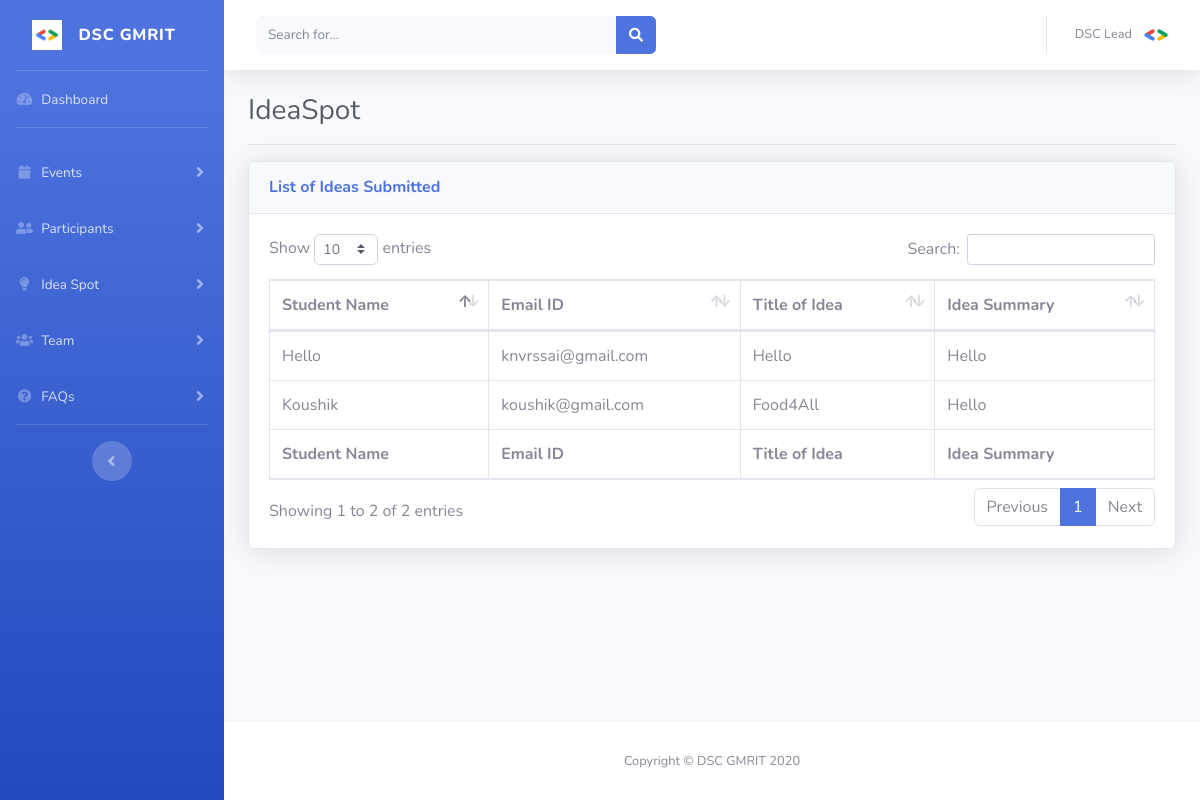
Page /admin/view_ideas.php on the earlier database version.
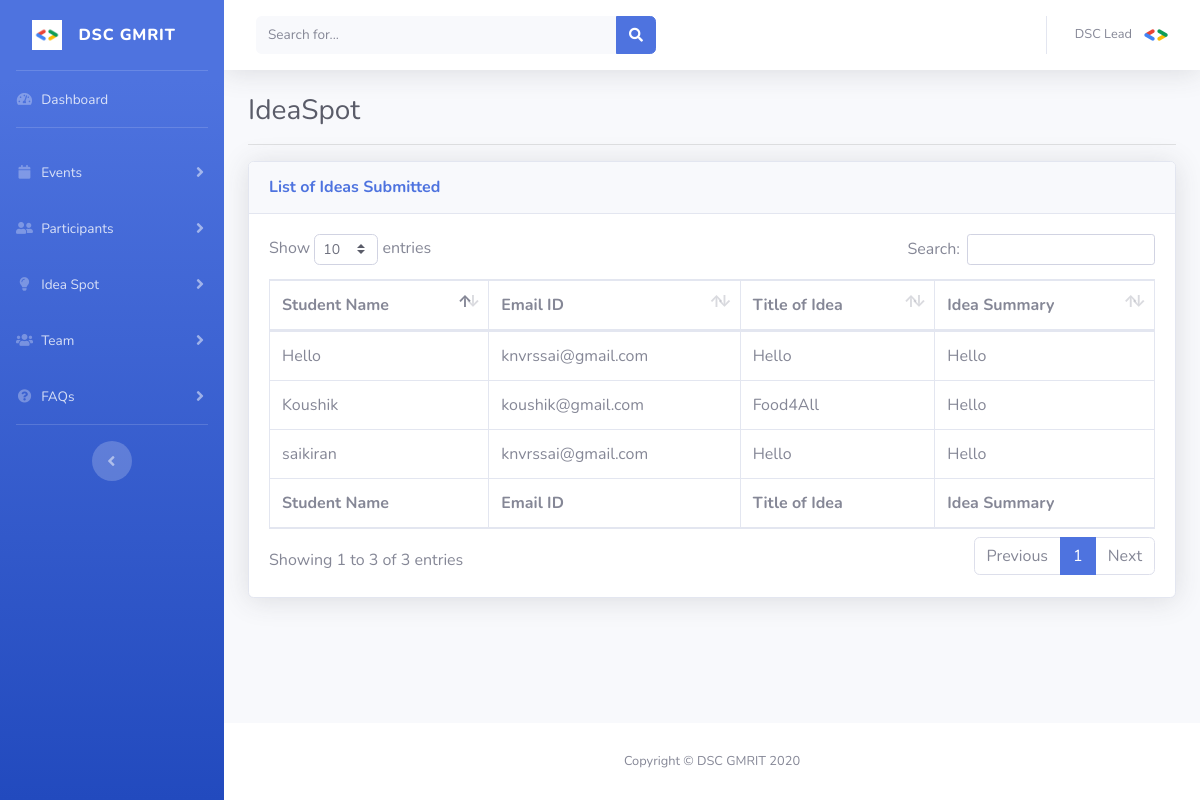
Same page on the later database version.
### tables this page shows
CREATE TABLE `idea_spot` (
  `idea_id` varchar(30) NOT NULL,
  `name` varchar(100) NOT NULL,
  `email_id` varchar(100) NOT NULL,
  `phone` varchar(225) NOT NULL,
  `idea_description` varchar(100) NOT NULL,
  `idea_summarization` varchar(100) NOT NULL,
  `idea_uniqueness` varchar(100) NOT NULL,
  `idea_title` varchar(100) NOT NULL
);

### admin/view_ideas.php (the view, shortened to what the changed rows need)
<?php
$con = getConn();
?>
<!DOCTYPE html>
<html lang="en">
<head>
  <link href="vendor/fontawesome-free/css/all.min.css" rel="stylesheet" type="text/css">
  <link href="css/sb-admin-2.min.css" rel="stylesheet">
  <link href="vendor/datatables/dataTables.bootstrap4.min.css" rel="stylesheet">
</head>
<body id="page-top">
  <div id="wrapper">
    <div id="content-wrapper" class="d-flex flex-column">
      <div id="content">
        <div class="container-fluid">
          <h1 class="h3 mb-2 text-gray-800">IdeaSpot</h1>
          <div class="card shadow mb-4">
            <div class="card-body">
              <div class="table-responsive">
                <table class="table table-bordered" id="dataTable" width="100%" cellspacing="0">
                  <thead>
                    <tr>
                      <th>Student Name</th>
                      <th>Email ID</th>
                      <th>Title of Idea</th>
                      <th>Idea Summary</th>
                    </tr>
                  </thead>
                  <tfoot>
                    <tr>
                      <th>Student Name</th>
                      <th>Email ID</th>
                      <th>Title of Idea</th>
                      <th>Idea Summary</th>
                    </tr>
                  </tfoot>
                  <tbody>
                    <?php
                         if(!$con){
                              die("Connection Failed :" + mysqli_connect_error());
                         } else {
                          $sql = "SELECT * from idea_spot";
                          $query = mysqli_query($GLOBALS['con'], $sql);
                          while($row = mysqli_fetch_array($query)) {
                            echo "<tr>";
                            echo "<td>".$row['name']."</td>";
                            echo "<td>".$row['email_id']."</td>";
                            echo "<td>".$row['idea_title']."</td>";
                            echo "<td>".$row['idea_description']."</td>";
                            echo "</tr>";
                          }
                        }
                      ?>
                  </tbody>
                </table>
              </div>
            </div>
          </div>
        </div>
      </div>
    </div>
  </div>
</body>
</html>

Differences in the rows shown:
added idea_spot: name "saikiran", email "knvrssai@gmail.com", idea_title "Hello", idea_description "Hello"
Other differences:
text written by a page script: "Show entries Search: Showing 1 to 2 of 2 entries Previous 1 Next" → "Show entries Search: Showing 1 to 3 of 3 entries Previous 1 Next"
